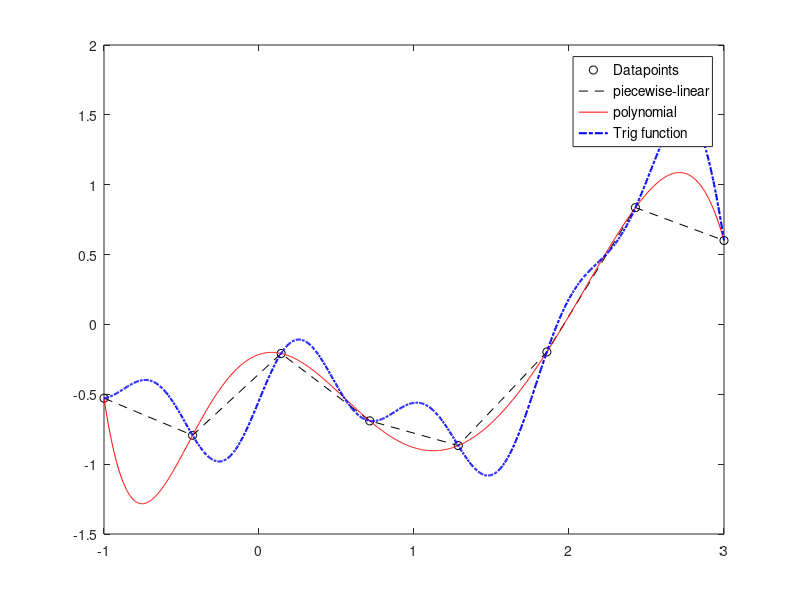

MATLAB code for this plot:
% This file is used to produce Fig 2.1 in my thesis
clear all;clc;
rng(4)            % Fix random seed. Comment out this line if you want. 
%% Generate data sets
m = 8;                  % number of observations
x = linspace(-1,3,m);   % x-axis
y = 2*rand(1,m)-1;      % randomly generated function values

%% Fit by polynomial
coef_poly = polyfit(x,y,m-1);     

%% Fit by Trig function
A = [ones(m,1),sin(x'),sin(2*x'),sin(3*x'),sin(4*x'),sin(5*x'),sin(6*x'),sin(7*x'),sin(8*x')];
coef_trig = A\y';

%% Make plot
xx = linspace(-1,3,1000);       % equispaced points over interval [-1,3]
y_poly = polyval(coef_poly,xx); % function values produced by polynomials
y_trig = [ones(1000,1),sin(xx'),sin(2*xx'),sin(3*xx'),sin(4*xx'),sin(5*xx'),sin(6*xx'),sin(7*xx'),sin(8*xx')] * coef_trig;
plot(x,y,'ko',x,y,'k--',xx,y_poly,'r-',xx,y_trig,'b-.','Linewidth',1.5)
legend('Datapoints','piecewise-linear','polynomial','Trig function','fontsize',10,'Location','best')


